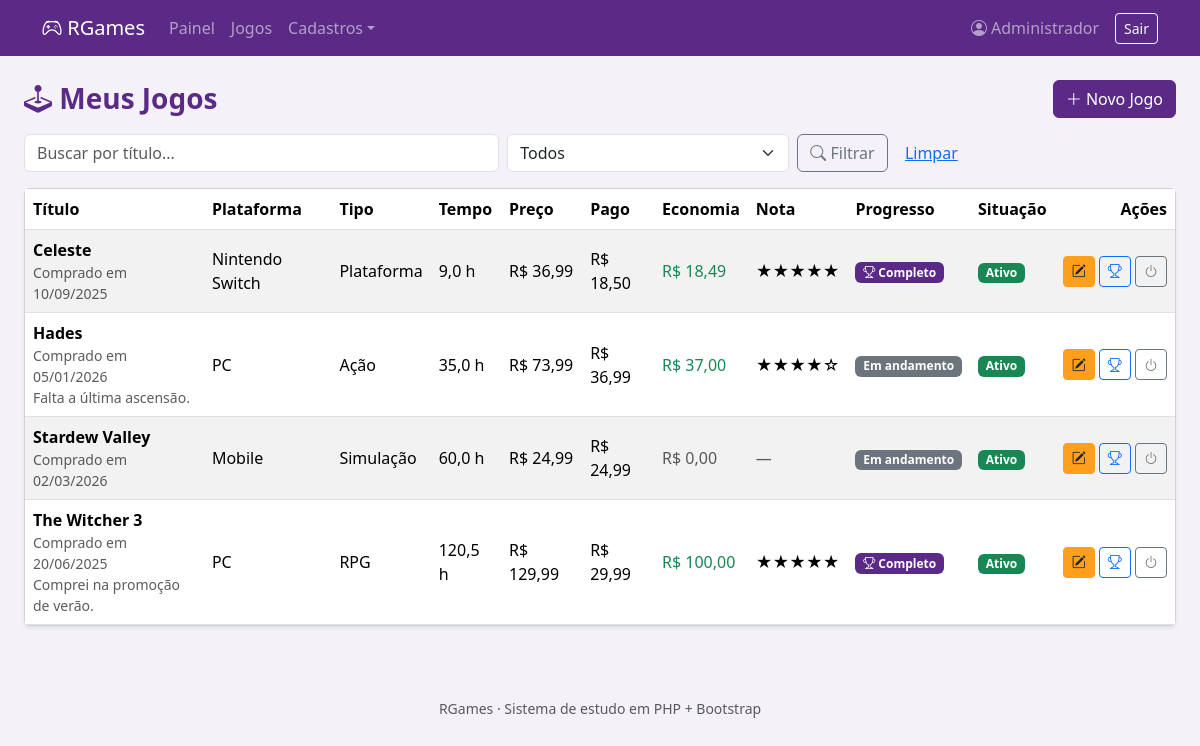
Screenshot of /jogo/listar.php (signed in) with the database file from the repository.
### tables this page shows
CREATE TABLE jogo (
    id_jogo        INT AUTO_INCREMENT PRIMARY KEY,
    titulo         VARCHAR(120) NOT NULL,
    id_plataforma  INT NOT NULL,
    id_tipo_jogo   INT NOT NULL,
    tempo_jogado   DECIMAL(7,1) NOT NULL DEFAULT 0,    
    valor_original DECIMAL(10,2) NOT NULL DEFAULT 0,   
    valor_pago     DECIMAL(10,2) NOT NULL DEFAULT 0,   
    dt_compra      DATE NULL,
    completou      CHAR(1) NOT NULL DEFAULT 'N',       
    nota           TINYINT NULL,                       
    observacao     TEXT,
    ativo          CHAR(1) NOT NULL DEFAULT 'S',
    FOREIGN KEY (id_plataforma) REFERENCES plataforma(id_plataforma),
    FOREIGN KEY (id_tipo_jogo)  REFERENCES tipo_jogo(id_tipo_jogo)
);

CREATE TABLE plataforma (
    id_plataforma INT AUTO_INCREMENT PRIMARY KEY,
    nome          VARCHAR(60) NOT NULL,
    ativo         CHAR(1) NOT NULL DEFAULT 'S'
);

CREATE TABLE tipo_jogo (
    id_tipo_jogo INT AUTO_INCREMENT PRIMARY KEY,
    nome         VARCHAR(60) NOT NULL,
    ativo        CHAR(1) NOT NULL DEFAULT 'S'
);

### includes/funcoes.php (called while the page is built)
<?php
function h($valor) {
    return htmlspecialchars((string)$valor, ENT_QUOTES, 'UTF-8');
}
function moeda($valor) {
    return 'R$ ' . number_format((float)$valor, 2, ',', '.');
}
function horas($valor) {
    return number_format((float)$valor, 1, ',', '.') . ' h';
}

### jogo/listar.php (the view, shortened to what this page needs)
<?php
require '../includes/conexao.php';
$busca   = trim($_GET['busca'] ?? '');
$sql = "
    SELECT j.id_jogo, j.titulo, j.tempo_jogado, j.valor_original, j.valor_pago,
           (j.valor_original - j.valor_pago) AS economia,
           j.dt_compra, j.completou, j.nota, j.observacao, j.ativo,
           p.nome AS plataforma,
           t.nome AS tipo
    FROM jogo j
    INNER JOIN plataforma p ON p.id_plataforma = j.id_plataforma
    INNER JOIN tipo_jogo  t ON t.id_tipo_jogo  = j.id_tipo_jogo
    WHERE 1 = 1
";
$params = [];
$sql .= " ORDER BY j.titulo";
$stmt = $pdo->prepare($sql);
$stmt->execute($params);
$jogos = $stmt->fetchAll();
require '../includes/header.php';
require '../includes/menu.php';
?>
<div class="container-fluid px-4 mt-4">
    <div class="d-flex justify-content-between align-items-center mb-3">
        <h3 class="titulo-pagina mb-0"><i class="bi bi-joystick"></i> Meus Jogos</h3>
        <a href="form.php" class="btn btn-rgames"><i class="bi bi-plus-lg"></i> Novo Jogo</a>
    </div>
    <form method="GET" class="row g-2 mb-3">
        <div class="col-md-5">
            <input type="text" name="busca" class="form-control" placeholder="Buscar por título..."
                   value="<?= h($busca) ?>">
        </div>
        <div class="col-md-3">
            <select name="completou" class="form-select">
                <option value="">Todos</option>
            </select>
        </div>
        <div class="col-md-4">
            <button class="btn btn-outline-secondary"><i class="bi bi-search"></i> Filtrar</button>
            <a href="listar.php" class="btn btn-link">Limpar</a>
        </div>
    </form>
    <div class="card shadow-sm">
        <div class="table-responsive">
            <table class="table table-striped table-hover align-middle mb-0">
                <thead>
                    <tr>
                        <th>Título</th>
                        <th>Plataforma</th>
                        <th>Tipo</th>
                        <th>Tempo</th>
                        <th>Preço</th>
                        <th>Pago</th>
                        <th>Economia</th>
                        <th>Nota</th>
                        <th>Progresso</th>
                        <th>Situação</th>
                        <th class="text-end">Ações</th>
                    </tr>
                </thead>
                <tbody>
                    <?php foreach ($jogos as $jogo): ?>
                        <tr>
                            <td>
                                <strong><?= h($jogo['titulo']) ?></strong>
                                <?php if ($jogo['dt_compra']): ?>
                                    <div class="small text-muted">Comprado em <?= date('d/m/Y', strtotime($jogo['dt_compra'])) ?></div>
                                <?php endif; ?>
                                <?php if ($jogo['observacao']): ?>
                                    <div class="small text-muted"><?= nl2br(h($jogo['observacao'])) ?></div>
                                <?php endif; ?>
                            </td>
                            <td><?= h($jogo['plataforma']) ?></td>
                            <td><?= h($jogo['tipo']) ?></td>
                            <td><?= horas($jogo['tempo_jogado']) ?></td>
                            <td><?= moeda($jogo['valor_original']) ?></td>
                            <td><?= moeda($jogo['valor_pago']) ?></td>
                            <td class="<?= $jogo['economia'] > 0 ? 'text-success' : 'text-muted' ?>">
                                <?= moeda($jogo['economia']) ?>
                            </td>
                            <td class="estrelas">
                                <?php if ($jogo['nota']): ?>
                                    <?= str_repeat('★', (int)$jogo['nota']) . str_repeat('☆', 5 - (int)$jogo['nota']) ?>
                                <?php else: ?>
                                    <span class="text-muted">—</span>
                                <?php endif; ?>
                            </td>
                            <td>
                                <?php if ($jogo['completou'] == 'S'): ?>
                                    <span class="badge badge-completo"><i class="bi bi-trophy"></i> Completo</span>
                                <?php else: ?>
                                    <span class="badge badge-andamento">Em andamento</span>
                                <?php endif; ?>
                            </td>
                            <td>
                                <?php if ($jogo['ativo'] == 'S'): ?>
                                    <span class="badge badge-ativo">Ativo</span>
                                <?php else: ?>
                                    <span class="badge badge-inativo">Inativo</span>
                                <?php endif; ?>
                            </td>
                            <td class="text-end text-nowrap">
                                <a href="form.php?id=<?= (int)$jogo['id_jogo'] ?>" class="btn btn-sm btn-rgames-warning">
                                    <i class="bi bi-pencil-square"></i>
                                </a>
                                <a href="completar.php?id=<?= (int)$jogo['id_jogo'] ?>" class="btn btn-sm btn-outline-primary"
                                   title="Marcar/desmarcar como completo">
                                    <i class="bi bi-trophy"></i>
                                </a>
                                <a href="toggleAtivo.php?id=<?= (int)$jogo['id_jogo'] ?>" class="btn btn-sm btn-outline-secondary"
                                   title="Ativar/desativar">
                                    <i class="bi bi-power"></i>
                                </a>
                            </td>
                        </tr>
                    <?php endforeach; ?>
                </tbody>
            </table>
        </div>
    </div>
</div>
<?php require '../includes/footer.php'; ?>

### includes/header.php (shortened to what this page needs)
<?php require_once __DIR__ . '/funcoes.php'; ?>
<!DOCTYPE html>
<html lang="pt-br">
<head>
    <link href="https://cdn.jsdelivr.net/npm/bootstrap@5.3.8/dist/css/bootstrap.min.css" rel="stylesheet">
    <link href="https://cdn.jsdelivr.net/npm/bootstrap-icons@1.11.3/font/bootstrap-icons.min.css" rel="stylesheet">
    <link href="../css/estilo.css" rel="stylesheet">
</head>
<body>

### includes/menu.php (shortened to what this page needs)
<nav class="navbar navbar-expand-lg navbar-dark navbar-rgames">
    <div class="container">
        <a class="navbar-brand" href="../index/dashboard.php">
            <i class="bi bi-controller"></i> RGames
        </a>
        <div class="collapse navbar-collapse" id="menuPrincipal">
            <ul class="navbar-nav me-auto">
                <li class="nav-item"><a class="nav-link" href="../index/dashboard.php">Painel</a></li>
                <li class="nav-item"><a class="nav-link" href="../jogo/listar.php">Jogos</a></li>
                <li class="nav-item dropdown">
                    <a class="nav-link dropdown-toggle" href="#" data-bs-toggle="dropdown">Cadastros</a>
                </li>
            </ul>
            <span class="navbar-text me-3">
                <i class="bi bi-person-circle"></i> <?= h($_SESSION['usuario']['nome']) ?>
            </span>
            <a class="btn btn-sm btn-outline-light" href="../login/logout.php">Sair</a>
        </div>
    </div>
</nav>

### includes/footer.php (shortened to what this page needs)
    <footer class="text-center text-muted py-4 mt-5 small">
        RGames &middot; Sistema de estudo em PHP + Bootstrap
    </footer>
</body>
</html>

### css/estilo.css (style rules this page uses)
:root { --rg-roxo: #5B2A86; --rg-roxo-escuro: #43206a; --rg-destaque: #FF9F1C; }
body { background-color: #f4f2f8; }
.navbar-rgames { background-color: var(--rg-roxo); }
.btn-rgames { background-color: var(--rg-roxo); border-color: var(--rg-roxo); color: #fff; }
.btn-rgames-warning { background-color: var(--rg-destaque); border-color: var(--rg-destaque); color: #212529; }
.titulo-pagina { color: var(--rg-roxo); font-weight: 600; }
.badge-ativo { background-color: #198754; }
.badge-completo { background-color: var(--rg-roxo); }
.badge-andamento { background-color: #6c757d; }
.estrelas { color: var(--rg-destaque); white-space: nowrap; }

### rows the page displays
jogo: titulo "Celeste", dt_compra "10/09/2025", id_plataforma.nome "Nintendo Switch", id_tipo_jogo.nome "Plataforma", tempo_jogado "9,0 h", valor_original "R$ 36,99", valor_pago "R$ 18,50", economia "R$ 18,49", nota "★★★★★", completou "S" (drawn), ativo "Ativo"
jogo: titulo "Hades", dt_compra "05/01/2026", observacao "Falta a última ascensão.", id_plataforma.nome "PC", id_tipo_jogo.nome "Ação", tempo_jogado "35,0 h", valor_original "R$ 73,99", valor_pago "R$ 36,99", economia "R$ 37,00", nota "★★★★", nota "☆", completou "Em andamento", ativo "Ativo"
jogo: titulo "Stardew Valley", dt_compra "02/03/2026", id_plataforma.nome "Mobile", id_tipo_jogo.nome "Simulação", tempo_jogado "60,0 h", valor_original "R$ 24,99", valor_pago "R$ 24,99", economia "R$ 0,00", completou "Em andamento", ativo "Ativo"
jogo: titulo "The Witcher 3", dt_compra "20/06/2025", observacao "Comprei na promoção de verão.", id_plataforma.nome "PC", id_tipo_jogo.nome "RPG", tempo_jogado "120,5 h", valor_original "R$ 129,99", valor_pago "R$ 29,99", economia "R$ 100,00", nota "★★★★★", completou "S" (drawn), ativo "Ativo"

### other values shown
$_SESSION['usuario']['nome'] "Administrador"
